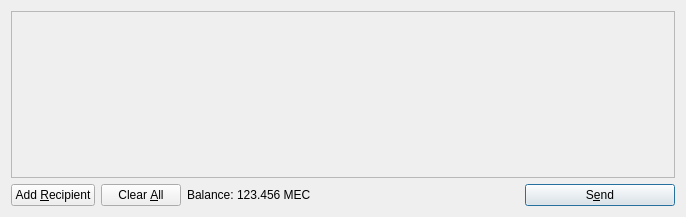
<?xml version="1.0" encoding="UTF-8"?>
<ui version="4.0">
 <class>SendCoinsDialog</class>
 <widget class="QDialog" name="SendCoinsDialog">
  <property name="geometry">
   <rect>
    <x>0</x>
    <y>0</y>
    <width>686</width>
    <height>217</height>
   </rect>
  </property>
  <property name="windowTitle">
   <string>Send Coins</string>
  </property>
  <layout class="QVBoxLayout" name="verticalLayout">
   <item>
    <widget class="QScrollArea" name="scrollArea">
     <property name="widgetResizable">
      <bool>true</bool>
     </property>
     <widget class="QWidget" name="scrollAreaWidgetContents">
      <property name="geometry">
       <rect>
        <x>0</x>
        <y>0</y>
        <width>666</width>
        <height>165</height>
       </rect>
      </property>
      <layout class="QVBoxLayout" name="verticalLayout_2">
       <property name="margin">
        <number>0</number>
       </property>
       <item>
        <layout class="QVBoxLayout" name="entries">
         <property name="spacing">
          <number>6</number>
         </property>
        </layout>
       </item>
       <item>
        <spacer name="verticalSpacer">
         <property name="orientation">
          <enum>Qt::Vertical</enum>
         </property>
         <property name="sizeHint" stdset="0">
          <size>
           <width>20</width>
           <height>40</height>
          </size>
         </property>
        </spacer>
       </item>
      </layout>
     </widget>
    </widget>
   </item>
   <item>
    <layout class="QHBoxLayout" name="horizontalLayout">
     <item>
      <widget class="QPushButton" name="addButton">
       <property name="toolTip">
        <string>Send to multiple recipients at once</string>
       </property>
       <property name="text">
        <string>Add &amp;Recipient</string>
       </property>
       <property name="icon">
        <iconset resource="../bullyon.qrc">
         <normaloff>:/icons/add</normaloff>:/icons/add</iconset>
       </property>
       <property name="autoDefault">
        <bool>false</bool>
       </property>
      </widget>
     </item>
     <item>
      <widget class="QPushButton" name="clearButton">
       <property name="sizePolicy">
        <sizepolicy hsizetype="Minimum" vsizetype="Fixed">
         <horstretch>0</horstretch>
         <verstretch>0</verstretch>
        </sizepolicy>
       </property>
       <property name="toolTip">
        <string>Remove all transaction fields</string>
       </property>
       <property name="text">
        <string>Clear &amp;All</string>
       </property>
       <property name="icon">
        <iconset resource="../bullyon.qrc">
         <normaloff>:/icons/remove</normaloff>:/icons/remove</iconset>
       </property>
       <property name="autoRepeatDelay">
        <number>300</number>
       </property>
       <property name="autoDefault">
        <bool>false</bool>
       </property>
      </widget>
     </item>
     <item>
      <layout class="QHBoxLayout" name="horizontalLayout_2">
       <property name="spacing">
        <number>3</number>
       </property>
       <item>
        <widget class="QLabel" name="label">
         <property name="text">
          <string>Balance:</string>
         </property>
        </widget>
       </item>
       <item>
        <widget class="QLabel" name="labelBalance">
         <property name="cursor">
          <cursorShape>IBeamCursor</cursorShape>
         </property>
         <property name="text">
          <string>123.456 MEC</string>
         </property>
         <property name="textInteractionFlags">
          <set>Qt::LinksAccessibleByMouse|Qt::TextSelectableByKeyboard|Qt::TextSelectableByMouse</set>
         </property>
        </widget>
       </item>
      </layout>
     </item>
     <item>
      <spacer name="horizontalSpacer">
       <property name="orientation">
        <enum>Qt::Horizontal</enum>
       </property>
       <property name="sizeHint" stdset="0">
        <size>
         <width>40</width>
         <height>20</height>
        </size>
       </property>
      </spacer>
     </item>
     <item>
      <widget class="QPushButton" name="sendButton">
       <property name="minimumSize">
        <size>
         <width>150</width>
         <height>0</height>
        </size>
       </property>
       <property name="toolTip">
        <string>Confirm the send action</string>
       </property>
       <property name="text">
        <string>S&amp;end</string>
       </property>
       <property name="icon">
        <iconset resource="../bullyon.qrc">
         <normaloff>:/icons/send</normaloff>:/icons/send</iconset>
       </property>
       <property name="default">
        <bool>true</bool>
       </property>
      </widget>
     </item>
    </layout>
   </item>
  </layout>
 </widget>
 <resources>
  <include location="../bullyon.qrc"/>
 </resources>
 <connections/>
</ui>
